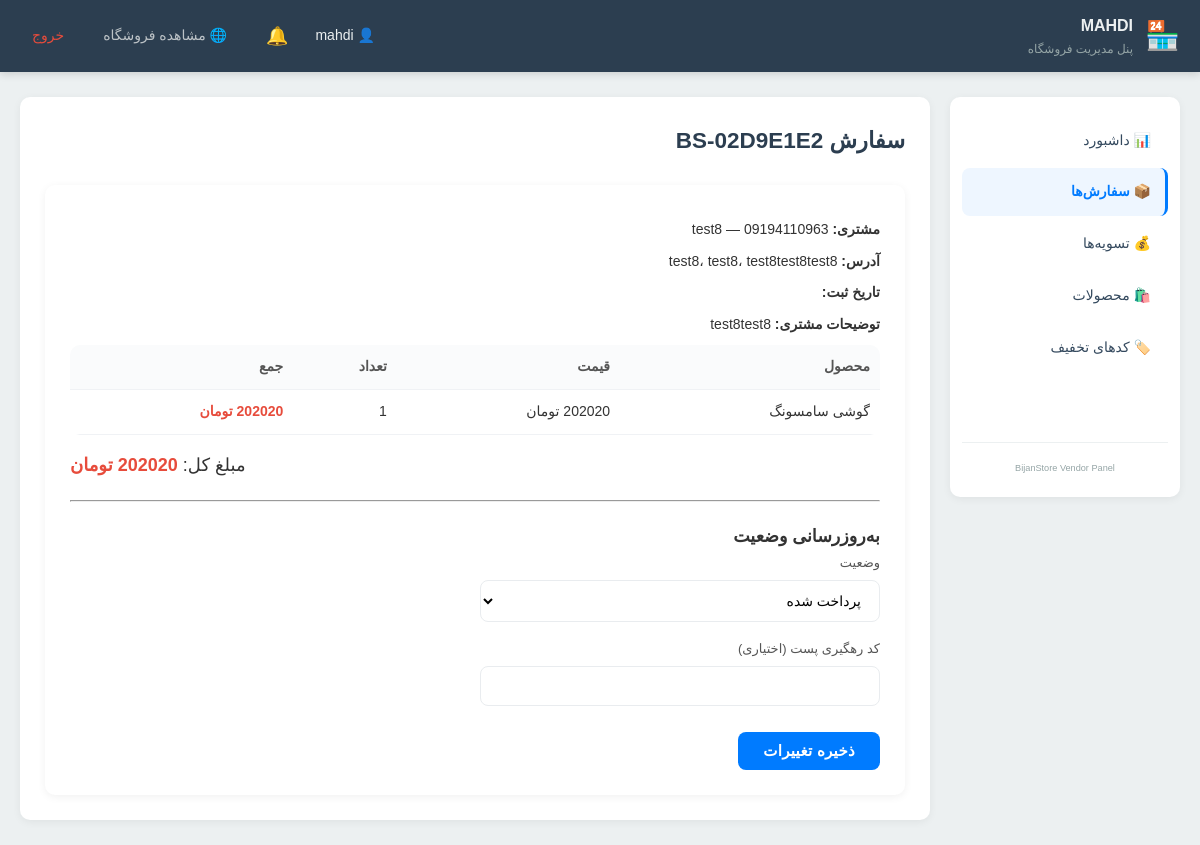
The page /vendor/orders/BS-02D9E1E2/ (signed in) on the database its author committed.
### vendors/models.py (models this page shows, shortened)
class Vendor(models.Model):
    owner = models.OneToOneField(
        User, on_delete=models.PROTECT,
        related_name='vendor', null=True, blank=True,
        verbose_name="مالک فروشگاه"
    )
    name = models.CharField(max_length=100, verbose_name="نام فروشگاه")
    legal_name = models.CharField(max_length=200, verbose_name="نام حقوقی شرکت")
    national_id = models.CharField(max_length=20, unique=True, verbose_name="شناسه ملی")
    subdomain = models.SlugField(max_length=50, unique=True, verbose_name="زیردامنه")
    is_active = models.BooleanField(default=False, verbose_name="فعال شده")
    commission_rate = models.DecimalField(max_digits=5, decimal_places=2, default=0.0, verbose_name="درصد کمیسیون")
    created_at = jmodels.jDateTimeField(auto_now_add=True)
    zarinpal_merchant_id = models.CharField(
        max_length=36, blank=True, null=True,
        verbose_name="مرچنت کد زرین‌پال",
        help_text="شناسه ۳۶ کاراکتری اختصاصی این فروشنده در زرین‌پال"
    )

### orders/models.py (models this page shows, shortened)
class Order(models.Model):
    STATUS_CHOICES = [
        ('pending', 'در انتظار پرداخت'),
        ('paid', 'پرداخت شده'),
        ('processing', 'در حال پردازش'),
        ('shipped', 'ارسال شده'),
        ('delivered', 'تحویل شده'),
        ('cancelled', 'لغو شده'),
    ]
    user = models.ForeignKey(User, on_delete=models.PROTECT, related_name='orders')
    vendor = models.ForeignKey(Vendor, on_delete=models.PROTECT, related_name='orders')
    order_number = models.CharField(max_length=20, unique=True)
    receiver_name = models.CharField(max_length=100)
    receiver_phone = models.CharField(max_length=15)
    shipping_province = models.CharField(max_length=50)
    shipping_city = models.CharField(max_length=50)
    shipping_postal_code = models.CharField(max_length=10)
    shipping_address = models.TextField()
    subtotal = models.DecimalField(max_digits=12, decimal_places=0)
    shipping_cost = models.DecimalField(max_digits=10, decimal_places=0, default=0)
    total = models.DecimalField(max_digits=12, decimal_places=0)
    status = models.CharField(max_length=20, choices=STATUS_CHOICES, default='pending')
    tracking_code = models.CharField(max_length=50, blank=True)
    notes = models.TextField(blank=True)
    created_at = jmodels.jDateTimeField(auto_now_add=True)
    updated_at = jmodels.jDateTimeField(auto_now=True)
    class Meta:
        ordering = ['-created_at']
    payment_authority = models.CharField(max_length=100, blank=True, null=True, verbose_name="Authority پرداخت")
    payment_ref_id = models.CharField(max_length=100, blank=True, null=True, verbose_name="شماره تراکنش (RefID)")
    paid_at = jmodels.jDateTimeField(blank=True, null=True, verbose_name="زمان پرداخت")
    settled_at = jmodels.jDateTimeField(blank=True, null=True, verbose_name="زمان تسویه")
    coupon = models.ForeignKey('Coupon', on_delete=models.SET_NULL, null=True, blank=True, related_name='orders')
    discount_amount = models.DecimalField(max_digits=12, decimal_places=0, default=0, verbose_name="مبلغ تخفیف")

class OrderItem(models.Model):
    order = models.ForeignKey(Order, on_delete=models.CASCADE, related_name='items')
    product = models.ForeignKey(Product, on_delete=models.SET_NULL, null=True)
    product_name = models.CharField(max_length=200)
    unit_price = models.DecimalField(max_digits=12, decimal_places=0)
    quantity = models.PositiveIntegerField()
    total_price = models.DecimalField(max_digits=12, decimal_places=0)

### vendors/views.py (the view, shortened to what this page needs)
# urls.py: path('orders/<str:order_number>/', views.order_detail, name='order_detail'),
@vendor_required
def order_detail(request, order_number):
    vendor = request.user.vendor
    order = get_object_or_404(Order, order_number=order_number, vendor=vendor)
    context = {
        'order': order,
        'status_choices': Order.STATUS_CHOICES,
    }
    return render(request, 'vendors/order_detail.html', context)

### notifications/context_processors.py (called while the page is built)
def notification_count(request):
    if request.user.is_authenticated:
        count = request.user.notifications.filter(is_read=False).count()
        return {'unread_notifications_count': count}
    return {'unread_notifications_count': 0}

### orders/context_processors.py (called while the page is built)
def cart_info(request):
    try:
        cart = get_or_create_cart(request)
        return {'cart_count': cart.total_items}
    except Exception:
        return {'cart_count': 0}

### orders/models.py (called while the page is built)
    @property
    def total_items(self):
        return sum(item.quantity for item in self.items.all())

### orders/utils.py (called while the page is built)
def get_or_create_cart(request):
    if not request.session.session_key:
        request.session.create()
    if request.user.is_authenticated:
        cart, _ = Cart.objects.get_or_create(user=request.user, defaults={'session_key': None})
    else:
        cart, _ = Cart.objects.get_or_create(session_key=request.session.session_key, user=None)
    return cart

### vendors/context_processors.py (called while the page is built)
def vendor_status(request):
    if request.user.is_authenticated:
        try:
            vendor = request.user.vendor
            return {'current_vendor': vendor}
        except Exception:
            return {'current_vendor': None}
    return {'current_vendor': None}

### vendors/templatetags/vendor_tags.py (called while the page is built)
@register.filter
def get_vendor_name(user):
    try:
        return user.vendor.name
    except Exception:
        return "پنل فروشنده"

### vendors/templates/vendors/order_detail.html (shortened to what this page needs)
{% extends 'vendors/base_vendor.html' %}
{% block vendor_content %}
<h1 class="page-title">سفارش {{ order.order_number }}</h1>
<div class="order-detail-box">
    <div class="order-info">
        <p><strong>مشتری:</strong> {{ order.receiver_name }} — {{ order.receiver_phone }}</p>
        <p><strong>آدرس:</strong> {{ order.shipping_province }}، {{ order.shipping_city }}، {{ order.shipping_address }}</p>
        <p><strong>تاریخ ثبت:</strong> {{ order.created_at|date:"Y/m/d H:i" }}</p>
        {% if order.notes %}<p><strong>توضیحات مشتری:</strong> {{ order.notes }}</p>{% endif %}
    </div>
    <table class="cart-table">
        <thead>
            <tr>
                <th>محصول</th>
                <th>قیمت</th>
                <th>تعداد</th>
                <th>جمع</th>
            </tr>
        </thead>
        <tbody>
            {% for item in order.items.all %}
                <tr>
                    <td>{{ item.product_name }}</td>
                    <td>{{ item.unit_price }} تومان</td>
                    <td>{{ item.quantity }}</td>
                    <td class="subtotal">{{ item.total_price }} تومان</td>
                </tr>
            {% endfor %}
        </tbody>
    </table>
    <p class="total-line">مبلغ کل: <strong>{{ order.total }} تومان</strong></p>
    <hr style="margin: 20px 0;">
    <h3>به‌روزرسانی وضعیت</h3>
    <form method="post" class="status-form">
        <div class="form-group">
            <label>وضعیت</label>
            <select name="status" class="form-input">
                {% for value, label in status_choices %}
                    <option value="{{ value }}" {% if order.status == value %}selected{% endif %}>{{ label }}</option>
                {% endfor %}
            </select>
        </div>
        <div class="form-group">
            <label>کد رهگیری پست (اختیاری)</label>
            <input type="text" name="tracking_code" value="{{ order.tracking_code }}" class="form-input">
        </div>
        <button type="submit" class="btn-primary" style="width:auto; padding: 10px 25px;">
            ذخیره تغییرات
        </button>
    </form>
</div>
{% endblock %}

### vendors/templates/vendors/base_vendor.html (shortened to what this page needs)
{% load static %}
{% load vendor_tags %}
<!DOCTYPE html>
<html lang="fa" dir="rtl">
<head>
    <link rel="stylesheet" href="{% static 'css/style.css' %}">
</head>
<body class="vendor-body">
    <header class="vendor-topbar">
        <div class="vendor-topbar-inner">
            <div class="vendor-brand">
                <span class="brand-icon">🏪</span>
                <div>
                    <div class="brand-title">{{ user|get_vendor_name }}</div>
                    <div class="brand-subtitle">پنل مدیریت فروشگاه</div>
                </div>
            </div>
            <div class="vendor-user">
                <span>👤 {{ user.get_full_name|default:user.username }}</span>
                <a href="{% url 'notifications:list' %}" class="topbar-link notif-bell">
                    🔔
                </a>
                <a href="{% url 'catalog:home' %}" target="_blank" class="topbar-link">
                    🌐 مشاهده فروشگاه
                </a>
                <a href="{% url 'accounts:logout' %}" class="topbar-link logout">
                    خروج
                </a>
            </div>
        </div>
    </header>
    <div class="vendor-panel">
        <aside class="vendor-sidebar">
            <nav>
                <a href="{% url 'vendors:dashboard' %}"
                   class="{% if request.resolver_match.url_name == 'dashboard' %}active{% endif %}">
                    📊 داشبورد
                </a>
                <a href="{% url 'vendors:order_list' %}"
                   class="{% if 'order' in request.resolver_match.url_name %}active{% endif %}">
                    📦 سفارش‌ها
                </a>
                <a href="{% url 'vendors:settlements_list' %}"
                   class="{% if request.resolver_match.url_name == 'settlements_list' %}active{% endif %}">
                    💰 تسویه‌ها
                </a>
                <a href="{% url 'vendors:product_list' %}"
                   class="{% if 'product' in request.resolver_match.url_name %}active{% endif %}">
                    🛍️ محصولات
                </a>
                <a href="{% url 'vendors:coupon_list' %}"
                   class="{% if 'coupon' in request.resolver_match.url_name %}active{% endif %}">
                    🏷️ کدهای تخفیف
                </a>
            </nav>
            <div class="sidebar-footer">
                <small>BijanStore Vendor Panel</small>
            </div>
        </aside>
        <section class="vendor-content">
            {% block vendor_content %}{% endblock %}
        </section>
    </div>
</body>
</html>

### static/css/style.css (style rules this page uses)
:root { --primary: #007bff; --primary-dark: #0056b3; --success: #28a745; --danger: #dc3545; --warning: #ffc107; --info: #17a2b8; --dark: #2c3e50; --gray: #6c757d; --light-bg: #f8f9fa; --border: #e9ecef; --radius: 10px; --shadow-sm: 0 2px 8px rgba(0,0,0,0.06); --shadow-md: 0 4px 16px rgba(0,0,0,0.1); --shadow-lg: 0 8px 32px rgba(0,0,0,0.15); }
* { box-sizing: border-box; margin: 0; padding: 0; -webkit-tap-highlight-color: transparent; }
html { scroll-behavior: smooth; }
body { font-family: 'Vazirmatn', Tahoma, sans-serif; background: var(--light-bg); color: #333; line-height: 1.7; font-size: 15px; min-height: 100vh; display: flex; flex-direction: column; }
.page-title { margin-bottom: 25px; color: #2c3e50; }
.form-input, .form-group input, .form-group select, .form-group textarea { width: 100%; padding: 11px 14px; border: 1.5px solid var(--border); border-radius: 8px; font-family: inherit; font-size: 14px; transition: 0.2s; background: #fff; }
.form-group { margin-bottom: 16px; }
.form-group label { display: block; margin-bottom: 6px; font-size: 13px; color: #555; font-weight: 500; }
.btn-primary { display: inline-block; width: 100%; background: var(--primary); color: #fff; border: none; padding: 12px 20px; border-radius: 8px; cursor: pointer; font-family: inherit; font-size: 15px; font-weight: 600; letter-spacing: 0.3px; text-decoration: none; text-align: center; margin-top: 10px; transition: all 0.2s ease; }
.cart-table, .admin-table { width: 100%; border-collapse: collapse; overflow: hidden; border-radius: var(--radius); background: #fff; }
.cart-table th, .cart-table td { padding: 10px; text-align: right; border-bottom: 1px solid #f0f2f5; font-size: 14px; }
.cart-table th { color: #555; font-weight: 600; background: #fafbfc; }
.subtotal { color: #e74c3c; font-weight: bold; }
.order-detail-box { background: #fff; padding: 25px; border-radius: 10px; box-shadow: 0 2px 8px rgba(0,0,0,0.06); }
.order-info p { margin: 8px 0; font-size: 14px; }
.total-line { text-align: left; font-size: 18px; margin-top: 15px; }
.total-line strong { color: #e74c3c; }
.status-form { max-width: 400px; }
.vendor-body { background: #ecf0f1; padding: 0; display: block; min-height: 100vh; }
.vendor-topbar { background: #2c3e50; color: #ecf0f1; box-shadow: 0 2px 8px rgba(0,0,0,0.15); position: sticky; top: 0; z-index: 100; }
.vendor-topbar-inner { max-width: 1400px; margin: 0 auto; padding: 12px 20px; display: flex; justify-content: space-between; align-items: center; }
.vendor-brand { display: flex; align-items: center; gap: 12px; }
.brand-icon { font-size: 28px; }
.brand-title { font-weight: bold; font-size: 16px; }
.brand-subtitle { font-size: 12px; color: #95a5a6; }
.vendor-user { display: flex; align-items: center; gap: 15px; font-size: 14px; }
.topbar-link { color: #bdc3c7; text-decoration: none; padding: 6px 12px; border-radius: 6px; transition: 0.2s; }
.topbar-link.logout { color: #e74c3c; }
.vendor-panel { display: grid; grid-template-columns: 230px 1fr; gap: 20px; max-width: 1400px; margin: 25px auto; padding: 0 20px; }
.vendor-sidebar { background: #fff; border-radius: 10px; padding: 20px 12px; height: fit-content; box-shadow: 0 2px 8px rgba(0,0,0,0.06); display: flex; flex-direction: column; justify-content: space-between; min-height: 400px; }
.vendor-sidebar nav { display: flex; flex-direction: column; gap: 4px; }
.vendor-sidebar nav a { color: #34495e; text-decoration: none; padding: 12px 14px; border-radius: 8px; font-size: 14px; transition: 0.2s; border-right: 3px solid transparent; }
.vendor-sidebar nav a.active { background: #eef6ff; color: #007bff; border-right-color: #007bff; font-weight: bold; }
.sidebar-footer { text-align: center; color: #95a5a6; font-size: 11px; padding-top: 15px; border-top: 1px solid #ecf0f1; }
.vendor-content { background: #fff; border-radius: 10px; padding: 25px; box-shadow: 0 2px 8px rgba(0,0,0,0.06); min-height: 500px; }
.sidebar-footer { text-align: center; color: #95a5a6; font-size: 11px; padding-top: 15px; }
.notif-bell { position: relative; display: inline-flex; align-items: center; padding: 6px 12px; text-decoration: none; font-size: 18px; }

### rows shown on the page
Order: order_number "BS-02D9E1E2", receiver_name "test8", receiver_phone "09194110963", shipping_province "test8", shipping_city "test8", shipping_address "test8test8test8", notes "test8test8", total "202020", status "پرداخت شده"
OrderItem: product_name "گوشی سامسونگ", quantity "1", total_price "202020"

### other values the page prints
{{ user|get_vendor_name }} "MAHDI"
{{ user.get_full_name|default:user.username }} "mahdi"
